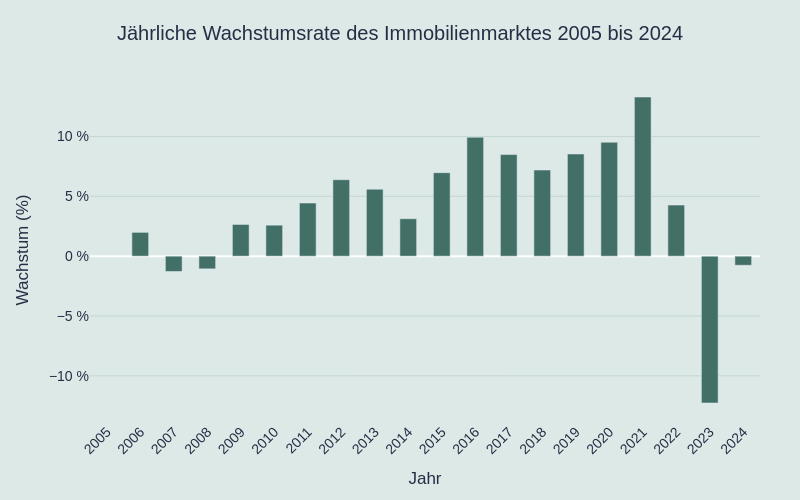

Here is the notebook cell this chart was saved with:
### Markdown cell above
## Ergebnis des Robustheitschecks

Die jaehrliche Betrachtung zeigt ein präziseres Bild als die ursprüngliche Phaseneinteilung. Der Übergang von langsamem zu schnellem Wachstum verläuft fliessender als angenommen und beginnt bereits ab 2009, nicht erst 2012/13. Die vermeintlich stabile Phase 2013 bis 2019 enthaelt zudem einen deutlichen Rücksetzer im Jahr 2014.

Der Hoehepunkt der Zeitreihe liegt mit 13,30 % im Jahr 2021, nicht 2022 wie zuvor angenommen. 2022 zeigt mit 4,27 % bereits eine spürbare Abschwächung. Der Preisrückgang konzentriert sich fast vollständig auf ein einziges Jahr: 2023 mit minus 12,27 %, während 2024 mit minus 0,76 % nahezu stabil verläuft.

Die grobe Phaseneinteilung bildete den Gesamttrend richtig ab, verschleierte aber wichtige Details wie den frühen Wachstumsbeginn, den Rücksetzer 2014 und die Konzentration des Preisrückgangs auf ein einzelnes Jahr.

### Code cell
# Jaehrliche Wachstumsrate als Balkendiagramm, praesentationsfertige Version
fig = px.bar(preis_jahr, x="year", y="wachstum_prozent",
             title="Jährliche Wachstumsrate des Immobilienmarktes 2005 bis 2024",
             labels={"year": "Jahr", "wachstum_prozent": "Wachstum (%)"})

fig.update_traces(marker_color="#437066")
fig.update_layout(
    plot_bgcolor="#DCE9E7",
    paper_bgcolor="#DCE9E7",
    width=800, height=500,
    title_x=0.5,
    font=dict(size=14, family="Arial", color="#272D45"),
    margin=dict(l=90, r=40, t=80, b=80),
    bargap=0.5
)
fig.update_xaxes(showgrid=False, color="#272D45", dtick=1, tickangle=-45)
fig.update_yaxes(showgrid=True, gridcolor="#C5D6D3", ticksuffix=" %", color="#272D45")
fig.show()

### Figure 1 — Plotly figure (JSON) as saved in the notebook; plotly's stock layout.template omitted (floating-point values rounded to 4 significant figures)
{"data": [{"hovertemplate": "Jahr=%{x}<br>Wachstum (%)=%{y}<extra></extra>", "legendgroup": "", "marker": {"color": "#437066", "pattern": {"shape": ""}}, "name": "", "orientation": "v", "showlegend": false, "textposition": "auto", "type": "bar", "x": [2005, 2006, 2007, 2008, 2009, 2010, 2011, 2012, 2013, 2014, 2015, 2016, 2017, 2018, 2019, 2020, 2021, 2022, 2023, 2024], "xaxis": "x", "y": [NaN, 1.99, -1.28, -1.06, 2.65, 2.59, 4.44, 6.39, 5.6, 3.13, 6.98, 9.94, 8.49, 7.2, 8.54, 9.52, 13.3, 4.27, -12.27, -0.76], "yaxis": "y"}], "layout": {"bargap": 0.5, "barmode": "relative", "font": {"color": "#272D45", "family": "Arial", "size": 14}, "height": 500, "legend": {"tracegroupgap": 0}, "margin": {"b": 80, "l": 90, "r": 40, "t": 80}, "paper_bgcolor": "#DCE9E7", "plot_bgcolor": "#DCE9E7", "title": {"text": "Jährliche Wachstumsrate des Immobilienmarktes 2005 bis 2024", "x": 0.5}, "width": 800, "xaxis": {"anchor": "y", "color": "#272D45", "domain": [0, 1], "dtick": 1, "showgrid": false, "tickangle": -45, "title": {"text": "Jahr"}}, "yaxis": {"anchor": "x", "color": "#272D45", "domain": [0, 1], "gridcolor": "#C5D6D3", "showgrid": true, "ticksuffix": " %", "title": {"text": "Wachstum (%)"}}}}
